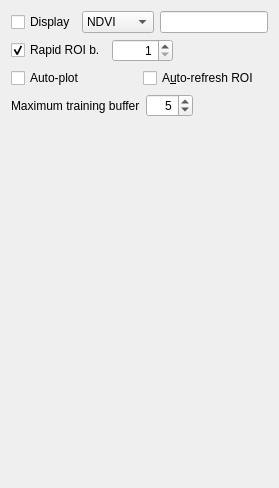
      <widget class="QWidget" name="tab_12">
       <property name="sizePolicy">
        <sizepolicy hsizetype="Minimum" vsizetype="Preferred">
         <horstretch>0</horstretch>
         <verstretch>0</verstretch>
        </sizepolicy>
       </property>
       <attribute name="icon">
        <iconset resource="resources.qrc">
         <normaloff>:/plugins/semiautomaticclassificationplugin/icons/semiautomaticclassificationplugin_roi_options.svg</normaloff>:/plugins/semiautomaticclassificationplugin/icons/semiautomaticclassificationplugin_roi_options.svg</iconset>
       </attribute>
       <attribute name="title">
        <string> ROI options</string>
       </attribute>
       <layout class="QGridLayout" name="gridLayout_2">
        <item row="0" column="0">
         <layout class="QGridLayout" name="gridLayout_4">
          <item row="1" column="0">
           <layout class="QGridLayout" name="gridLayout_5">
            <item row="0" column="1">
             <widget class="QSpinBox" name="rapidROI_band_spinBox">
              <property name="toolTip">
               <string>Band number</string>
              </property>
              <property name="alignment">
               <set>Qt::AlignmentFlag::AlignRight|Qt::AlignmentFlag::AlignTrailing|Qt::AlignmentFlag::AlignVCenter</set>
              </property>
              <property name="minimum">
               <number>1</number>
              </property>
              <property name="maximum">
               <number>10000</number>
              </property>
              <property name="value">
               <number>1</number>
              </property>
             </widget>
            </item>
            <item row="0" column="0">
             <widget class="QCheckBox" name="rapid_ROI_checkBox">
              <property name="sizePolicy">
               <sizepolicy hsizetype="Maximum" vsizetype="Fixed">
                <horstretch>0</horstretch>
                <verstretch>0</verstretch>
               </sizepolicy>
              </property>
              <property name="toolTip">
               <string>Calculate temporary ROI only on one band</string>
              </property>
              <property name="text">
               <string>Rapid ROI b.</string>
              </property>
              <property name="checked">
               <bool>true</bool>
              </property>
             </widget>
            </item>
            <item row="0" column="2">
             <spacer name="horizontalSpacer_3">
              <property name="orientation">
               <enum>Qt::Orientation::Horizontal</enum>
              </property>
              <property name="sizeHint" stdset="0">
               <size>
                <width>40</width>
                <height>20</height>
               </size>
              </property>
             </spacer>
            </item>
           </layout>
          </item>
          <item row="0" column="0">
           <layout class="QHBoxLayout" name="horizontalLayout_8">
            <item>
             <widget class="QCheckBox" name="display_cursor_checkBox">
              <property name="toolTip">
               <string>Display a vegetation index value with the cursor</string>
              </property>
              <property name="text">
               <string>Display</string>
              </property>
             </widget>
            </item>
            <item>
             <widget class="QComboBox" name="vegetation_index_comboBox">
              <property name="toolTip">
               <string>Select a vegetation index</string>
              </property>
              <item>
               <property name="text">
                <string>NDVI</string>
               </property>
              </item>
              <item>
               <property name="text">
                <string>EVI</string>
               </property>
              </item>
              <item>
               <property name="text">
                <string>Custom</string>
               </property>
              </item>
             </widget>
            </item>
            <item>
             <widget class="QLineEdit" name="custom_index_lineEdit">
              <property name="toolTip">
               <string>Custom expression (e.g. &amp;quot;b1&amp;quot; / &amp;quot;b2&amp;quot; or &amp;quot;#NIR#&amp;quot; / &amp;quot;#RED#&amp;quot;)</string>
              </property>
             </widget>
            </item>
           </layout>
          </item>
          <item row="2" column="0">
           <layout class="QGridLayout" name="gridLayout_3">
            <item row="0" column="1">
             <widget class="QCheckBox" name="auto_refresh_ROI_checkBox">
              <property name="toolTip">
               <string>Automatically refresh the temporary ROI, as the parameters change</string>
              </property>
              <property name="text">
               <string>A&amp;uto-refresh ROI</string>
              </property>
              <property name="autoExclusive">
               <bool>false</bool>
              </property>
             </widget>
            </item>
            <item row="0" column="0">
             <widget class="QCheckBox" name="auto_calculate_ROI_signature_checkBox">
              <property name="toolTip">
               <string>Automatically calculate signature plot of temporary ROI</string>
              </property>
              <property name="text">
               <string>Auto-plot</string>
              </property>
              <property name="autoExclusive">
               <bool>false</bool>
              </property>
             </widget>
            </item>
           </layout>
          </item>
          <item row="5" column="0">
           <spacer name="verticalSpacer_4">
            <property name="orientation">
             <enum>Qt::Orientation::Vertical</enum>
            </property>
            <property name="sizeHint" stdset="0">
             <size>
              <width>20</width>
              <height>360</height>
             </size>
            </property>
           </spacer>
          </item>
          <item row="3" column="0">
           <layout class="QHBoxLayout" name="horizontalLayout_3">
            <item>
             <widget class="QLabel" name="label_46">
              <property name="text">
               <string>Maximum training buffer</string>
              </property>
             </widget>
            </item>
            <item>
             <widget class="QSpinBox" name="max_buffer_spinBox">
              <property name="toolTip">
               <string>Maximum training buffer for undo and redo actions (higher values require more memory)</string>
              </property>
              <property name="alignment">
               <set>Qt::AlignmentFlag::AlignRight|Qt::AlignmentFlag::AlignTrailing|Qt::AlignmentFlag::AlignVCenter</set>
              </property>
              <property name="minimum">
               <number>1</number>
              </property>
              <property name="maximum">
               <number>100</number>
              </property>
              <property name="value">
               <number>5</number>
              </property>
             </widget>
            </item>
            <item>
             <spacer name="horizontalSpacer_2">
              <property name="orientation">
               <enum>Qt::Orientation::Horizontal</enum>
              </property>
              <property name="sizeHint" stdset="0">
               <size>
                <width>40</width>
                <height>20</height>
               </size>
              </property>
             </spacer>
            </item>
           </layout>
          </item>
         </layout>
        </item>
       </layout>
      </widget>
